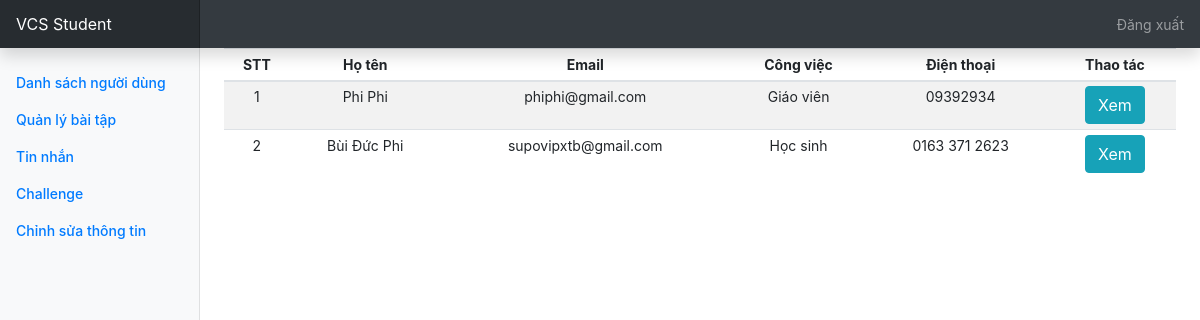
/student_dasboard.php, run on an earlier commit of the app's database.
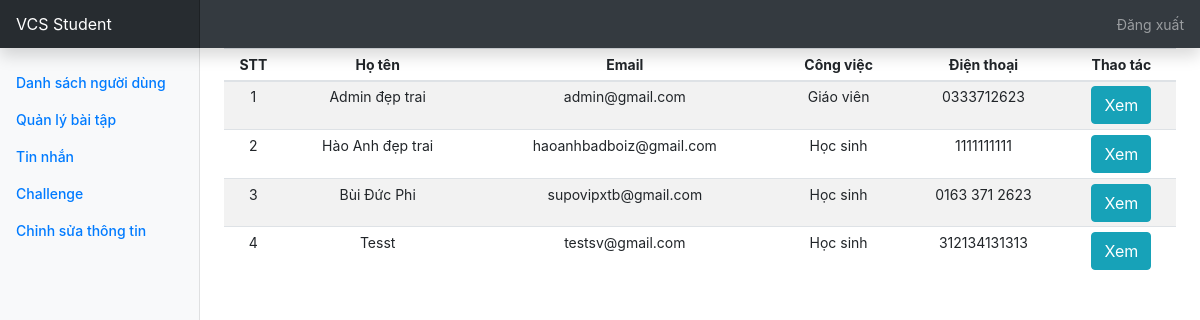
And on a later commit of the database.
### tables this page shows
CREATE TABLE `user` (
  `id` int(11) NOT NULL,
  `username` varchar(100) NOT NULL,
  `password` varchar(100) NOT NULL,
  `name` varchar(100) NOT NULL,
  `email` varchar(150) NOT NULL,
  `telephone` varchar(100) NOT NULL,
  `usertype` varchar(5) NOT NULL,
  `created_at` datetime NOT NULL
);

### student_dasboard.php (the view, shortened to what this page needs)
<?php
include 'config.php';
$data = array();
$count=0;
$qr = mysqli_query($con, "select * from user");
while ($row = mysqli_fetch_assoc($qr)) {
	array_push($data, $row);
}
?>
<!DOCTYPE html>
<html>
<head>
    <link rel="stylesheet" href="https://stackpath.bootstrapcdn.com/bootstrap/4.5.2/css/bootstrap.min.css">
    <link href="dashboard.css" rel="stylesheet">
</head>
<body>
    <nav class="navbar navbar-dark sticky-top bg-dark flex-md-nowrap p-0 shadow">
        <a class="navbar-brand col-md-3 col-lg-2 mr-0 px-3" href="teacher_dasboard.php">VCS Student</a>
        <ul class="navbar-nav px-3">
            <li class="nav-item text-nowrap">
                <a class="nav-link" href="logout.php">Đăng xuất</a>
            </li>
        </ul>
    </nav>
    <div class="container-fluid">
        <div class="row">
            <?php include 'student_menu.php'?>
            <main role="main" class="col-md-9 ml-sm-auto col-lg-10 px-md-4">
                <div class="table-responsive">
                    <table class="table table-striped table-sm" style="text-align: center;">
                        <thead>
                            <tr>
                                <th>STT</th>
                                <th>Họ tên</th>
                                <th>Email</th>
                                <th>Công việc</th>
                                <th>Điện thoại</th>
                                <th>Thao tác</th>
                            </tr>
                        </thead>
                        <tbody>
                            <?php
							foreach ($data as $d) {
							?>
                            <tr>
                                <td><?php echo ++$count; ?></td>
                                <td><?php echo $d['name']; ?></td>
                                <td><?php echo $d['email']; ?></td>
                                <td>
                                    <?php if ($d['usertype'] == '1') {
											echo "Giáo viên";
										} else {
											echo "Học sinh";
										} ?>
                                </td>
                                <td><?php echo $d['telephone']; ?></td>
                                <td><a class="btn btn-info" href="view_info.php?id=<?php echo $d['id']; ?>">
                                        Xem</a>
                                </td>
                            </tr>
                            <?php
							}
							?>
                        </tbody>
                    </table>
                </div>
            </main>
        </div>
    </div>
</body>
</html>

### student_menu.php
<?php
echo'
<nav id="sidebarMenu" class="col-md-3 col-lg-2 d-md-block bg-light sidebar collapse">
<div class="sidebar-sticky pt-3">
    <ul class="nav flex-column">
        <li class="nav-item">
            <a class="nav-link active" href="student_dasboard.php">
                <span class="iconify" data-icon="bi:file-person" data-inline="false"></span>
                Danh sách người dùng <span class="sr-only">(current)</span>
            </a>
        </li>
        <li class="nav-item">
        <a class="nav-link active" href="homework.php">
            <span class="iconify" data-icon="bi-file-earmark-binary" data-inline="false"></span>
            Quản lý bài tập <span class="sr-only">(current)</span>
        </a>
        </li>
        <li class="nav-item">
        <a class="nav-link active" href="chatmessage.php">
            <span class="iconify" data-icon="bi-chat-dots" data-inline="false"></span>
            Tin nhắn <span class="sr-only">(current)</span>
        </a>
        </li>
        <li class="nav-item">
        <a class="nav-link active" href="challenge.php">
            <span class="iconify" data-icon="bi-patch-question" data-inline="false"></span>
            Challenge <span class="sr-only">(current)</span>
        </a>
        </li>
        <li class="nav-item">
        <a class="nav-link active" href="edit_info.php">
            <span class="iconify" data-icon="bi-bug-fill" data-inline="false"></span>
            Chỉnh sửa thông tin <span class="sr-only">(current)</span>
        </a>
        </li>
    </ul>
</div>
</nav>';
?>

### dashboard.css (style rules this page uses)
body { font-size: .875rem; }
.sidebar { position: fixed; top: 0; bottom: 0; left: 0; z-index: 100; padding: 48px 0 0; box-shadow: inset -1px 0 0 rgba(0, 0, 0, .1); }
.sidebar-sticky { position: relative; top: 0; height: calc(100vh - 48px); padding-top: .5rem; overflow-x: hidden; overflow-y: auto; }
.sidebar .nav-link { font-weight: 500; color: #333; }
.sidebar .nav-link.active { color: #007bff; }
.navbar-brand { padding-top: .75rem; padding-bottom: .75rem; font-size: 1rem; background-color: rgba(0, 0, 0, .25); box-shadow: inset -1px 0 0 rgba(0, 0, 0, .25); }

What changed in the data, as far as the page shows it:
removed user: name "Phi Phi", email "phiphi@gmail.com", usertype "Giáo viên", telephone "09392934"
added user: name "Admin đẹp trai", email "admin@gmail.com", usertype "Giáo viên", telephone "0333712623"
added user: name "Hào Anh đẹp trai", email "haoanhbadboiz@gmail.com", usertype "Học sinh", telephone "1111111111"
added user: name "Tesst", email "testsv@gmail.com", usertype "Học sinh", telephone "312134131313"
